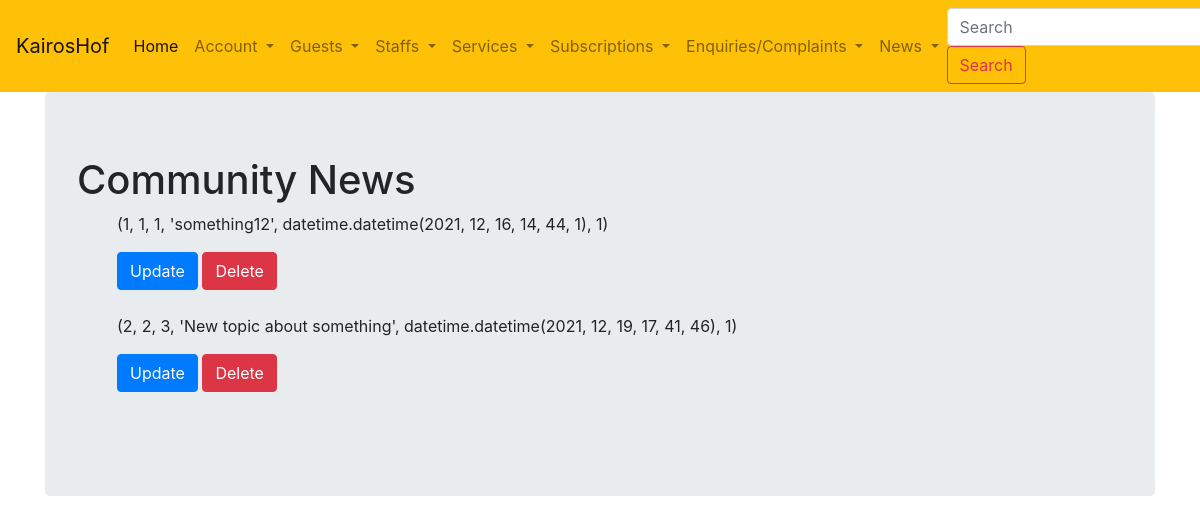
/newslist (signed in), run on an earlier commit of the app's database.
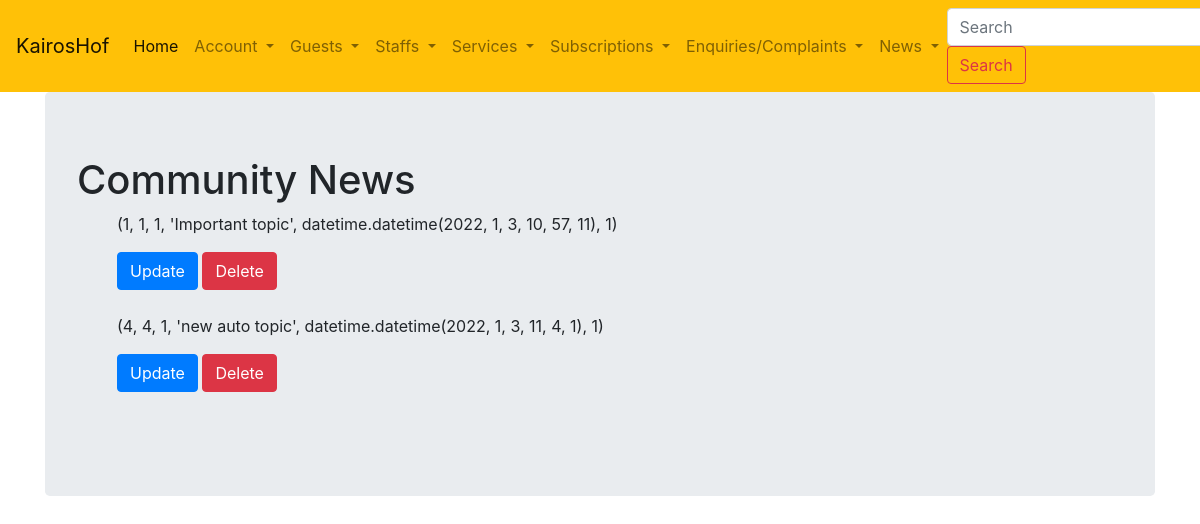
And on a later commit of the database.
### estate_management/usermodels.py (models this page shows, shortened)
class Publication(db.Model):
    __tablename__ = 'publications'
    id = db.Column(db.Integer, primary_key=True)
    user_id = db.Column(db.Integer, db.ForeignKey('users.id'))
    publication = db.Column(db.Text, nullable=False)
    news_date = db.Column(db.DateTime, default=datetime.utcnow)
    users = db.relationship('User', back_populates='news')

### estate_management/core/userviews.py (the view)
@core.route('/newslist')
@login_required
def newslist():
    user_id = request.args.get('id')
    getuser = User.query.filter_by(id=current_user.id).first()
    publications = db.session.query(Publication.id,Publication.id, Publication.user_id, Publication.publication, Publication.news_date, User.estate).join(User, Publication.user_id == User.id).filter(User.estate==current_user.estate).all()
    return render_template('newslist.html',news=publications)

### estate_management/usermodels.py (called while the page is built)
@login_manager.user_loader
def load_user(user_id):
    return User.query.get(user_id)

### estate_management/templates/newslist.html (shortened to what this page needs)
{% extends "layout.html" %}
{% block content %}
<div class="jumbotron">
  <h1>Community News</h1>
  <ul>
    {% for item in news %}
      <p>{{item}}</p>
      <div>
        <a class="btn btn-primary" href="{{ url_for('core.updateNews', publication_id=item.id) }}">Update</a>
        <button type="button" class="btn btn-danger" data-toggle="modal" data-target="#del_modal">Delete</button>
        <br>
        <br>
      </div>
    {% endfor %}
  </ul>
</div>
{% endblock content %}

What changed in the data, as far as the page shows it:
removed Publication: item "(1, 1, 1, 'something12', datetime.datetime(2021, 12, 16, 14, 44, 1), 1)"
no longer on this page (row edited): Publication: item "(2, 2, 3, 'New topic about something', datetime.datetime(2021, 12, 19, 17, 41, 46), 1)"
added Publication: item "(1, 1, 1, 'Important topic', datetime.datetime(2022, 1, 3, 10, 57, 11), 1)"
added Publication: item "(4, 4, 1, 'new auto topic', datetime.datetime(2022, 1, 3, 11, 4, 1), 1)"
